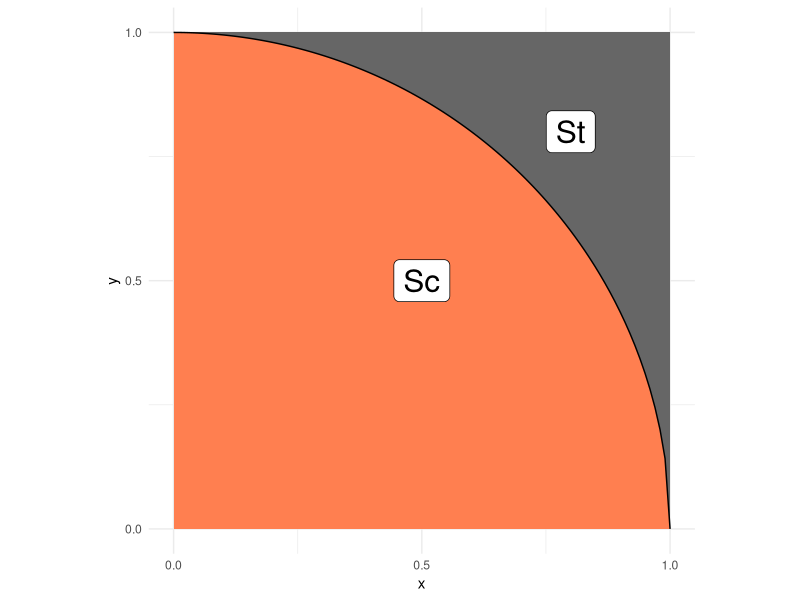
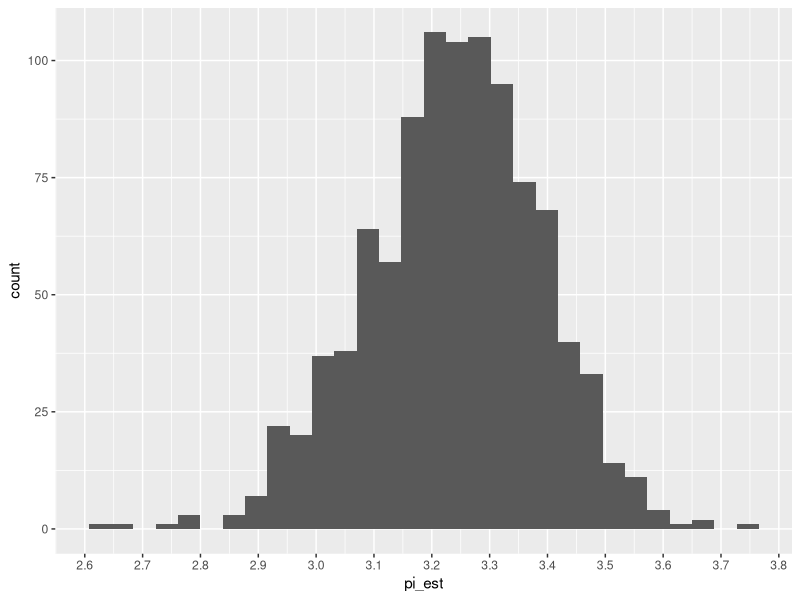

Write R code to recreate these figures, in order.
## ---- chunk 1
library(tidyverse)
library(rsample)
library(dplyr)
## ---- chunk 2
## NOTE: No need to edit; this visual helps explain the pi estimation scheme
tibble(x = seq(0, 1, length.out = 100)) %>%
  mutate(y = sqrt(1 - x^2)) %>%

  ggplot(aes(x, y)) +
  annotate(
    "rect",
    xmin = 0, ymin = 0, xmax = 1, ymax = 1,
    fill = "grey40",
    size = 1
  ) +
  geom_ribbon(aes(ymin = 0, ymax = y), fill = "coral") +
  geom_line() +
  annotate(
    "label",
    x = 0.5, y = 0.5, label = "Sc",
    size = 8
  ) +
  annotate(
    "label",
    x = 0.8, y = 0.8, label = "St",
    size = 8
  ) +
  scale_x_continuous(breaks = c(0, 1/2, 1)) +
  scale_y_continuous(breaks = c(0, 1/2, 1)) +
  theme_minimal() +
  coord_fixed()
## ---- chunk 3
## TASK: Choose a sample size and generate samples
n <- 100 # Choose a sample size
df_q1 <- # Generate the data
  tibble(
    x = runif(n, min = 0, max = 1),
    y = runif(n, min = 0, max = 1)
  )

df_q1
## ---- chunk 4
## NOTE: Do not edit this code
# Correct sample size
assertthat::assert_that(
  dim(df_q1) %>% 
    .[[1]] == n,
  msg = "The sample size should be `n`"
)
# Correct column names
assertthat::assert_that(
  setequal(names(df_q1), c("x", "y")),
  msg = "df_q1 must include the columns `x` and `y`"
)
print("Good")
## ---- chunk 5
## TASK: Finish implementing this function
stat <- function(x, y) {
  ifelse(x ^ 2 + y ^ 2 <= 1, 4, 0)
}
## ---- chunk 6
## TASK: Finish writing these assert statements

# Check the value for points *inside* the circle
assertthat::assert_that(
    tibble(x = 0.3, y = 0.7) %>% # Pick a point *inside* the circle
    mutate(stat = stat(x, y)) %>% 
    pull(stat) %>% 
    .[[1]] == 4,
  msg = "Incorrect value when a point is inside the circle"
)

# Check the value for points *outside* the circle
assertthat::assert_that(
  tibble(x = 0.9, y = 0.9) %>% # Pick a point *outside* the circle
    mutate(stat = stat(x, y)) %>% 
    pull(stat) %>% 
    .[[1]] == 0,
  msg = "Incorrect value when a point is outside the circle"
)
print("Your assertions passed, but make sure they're checking the right thing!")
## ---- chunk 7
## TASK: Estimate pi using your data from q1
df_q3 <- 
  df_q1 |>
  # TODO: Estimate pi as the column `pi_est`
    mutate(stat = stat(x, y)) |>
    summarize(pi_est = mean(stat))
df_q3
## ---- chunk 8
## NOTE: Do not edit this code
# Correct sample size
assertthat::assert_that(
  dim(df_q3) %>% 
    .[[1]] == 1,
  msg = "This result should have just one row"
)
# Correct column names
assertthat::assert_that(
  setequal(names(df_q3), c("pi_est")),
  msg = "df_q3 must include the column `pi_est`"
)
print("Good")
## ---- chunk 9
## TASK: Finish the code below
df_q4 <- 
  df_q1 %>% 
  bootstraps(., times = 1000) %>% 
  mutate(
    pi_est = map_dbl(
      splits,
      function(split_df) {
        analysis(split_df) %>% 
          # Estimate pi (pi_est) using the resampled data;
          # this should be *identical* to the
          # code you wrote for q3
          mutate(stat = stat(x, y)) |>
          summarize(pi_est = mean(stat)) |>
          pull(pi_est)
      }
    )
  )

## NOTE: Do not edit; use this to visualize your results
df_q4 %>% 
  ggplot(aes(pi_est)) +
  geom_histogram() +
  scale_x_continuous(n.breaks = 10)
## ---- chunk 10
## TASK: Compute a bootstrap confidence interval at the 95% level (alpha = 0.05)

alpha <- 0.05

df_q5 <-
  df_q4 |>
  summarize(
    # TODO: Compute pi_lo and pi_up
    pi_lo = quantile(pi_est, alpha / 2),
    pi_up = quantile(pi_est, 1 - alpha / 2),
  )

df_q5
## ---- chunk 11
df_q4 |>
  summarize(
    pi_lo = mean(pi_est) - qnorm(1 - (1 - 0.99) / 2) * sd(pi_est) / sqrt(100),
    pi_up = mean(pi_est) + qnorm(1 - (1 - 0.99) / 2) * sd(pi_est) / sqrt(100)
  )
